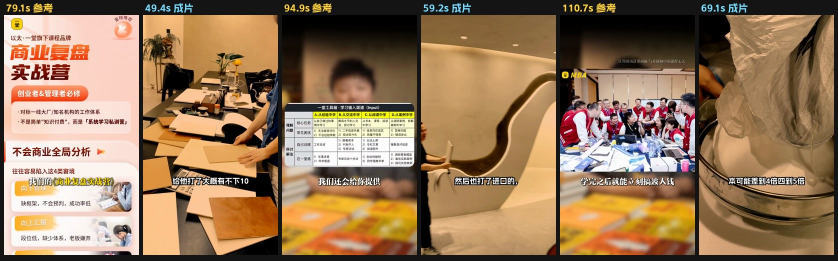
#> input picture references/packtest-2026-11-08/cmp/pair-01.jpg, 1676 x 522 px (shown at 1/2 size)
$ python measure_panel.py --image ../references/packtest-2026-11-08/cmp/pair-01.jpg
#> lines starting #> are read from the running program, lines starting #| are printed output that depends on the picture; after the words box and inside, x2 and y2 are one past the last pixel; in counts of white or black regions, pixels touching at a corner belong together
#> in load_rgb, im is the input picture: PIL image 1676x522 RGB; mean R, G, B 150.6, 120.1, 89.6
#!/usr/bin/env python3
"""CutSkills · 卡面板可读性实测：文字像素 vs **紧邻**底板的 ΔL

为什么要有这个脚本（T-042）：
T-042 把 `tokens.surface.plate` 从一块平涂色改成纵向光线渐变，同时把中段不透明度
往下调了一点（让背景纹理透出来）。两件事都会**降低**字与底板的明度差——
「看起来更高级」和「字还读不读得出」是两笔账，必须分开记。
所以这里只做一件事：**量**。判据（≥12）在 `scripts/test_panel_light.py` 里。

量法（写进测试的就是这一份，两处不许各写一套）：

  1. 把图转成 CIE L*（0=黑 / 100=白）。用 L* 而不是 0–255 的 Y：
     同样 20 级灰差，在暗部与亮部的人眼感受差一倍，L* 已经把这件事算进去了。
  2. 取直方图峰值当**底板**明度（一块面板里笔画是小众，底板是多数）。
  3. 笔画 = 比底板高/低 25 个 L* 以上的像素（暗字/亮字都认；抗锯齿过渡不算）。
  4. 逐个笔画像素看它**四邻**（15×15 窗口里非笔画的像素）的中位 L*——
     这就是「紧邻底板」。渐变面板的顶部与底部明度不一样，取中位就把它算对了。
  5. 报 ΔL = 笔画 L* − 邻域底板 L*，取绝对值后看**第 10 百分位**当这张卡的可读性读数。
     为什么不用绝对最小值：字形边缘总有一圈半覆盖像素，它们的 ΔL 天然接近 0，
     那不是可读性，是抗锯齿；p10 把那一圈刨掉，留的才是「最淡的那一笔」。
     为什么不用平均值：平均值会让一大块实心数字把「释义小字发糊」盖过去。

用法：
    python3 scripts/measure_panel.py --image c5.png                # 整图
    python3 scripts/measure_panel.py --image c5.png --box 43,1190,713,538
    python3 scripts/measure_panel.py --image c5.png --json
"""
from __future__ import annotations

import argparse
import json
import sys
from pathlib import Path

import numpy as np

TEXT_DELTA = 25.0        # 与底板差这么多 L* 才算「笔画」：18 以下全是抗锯齿过渡与底纹，
                         # 把它们算进笔画，p10 就会被一层半覆盖像素拉到 17（实测 c5），
                         # 那不是字发糊，是边缘。25 是「一眼认得出是一笔」的下限。


def lstar(rgb: np.ndarray) -> np.ndarray:
    """sRGB(0–255) → CIE L*（0–100）。rgb 形状任意，最后一维是 3。"""
    a = np.asarray(rgb, dtype=np.float64) / 255.0
    lin = np.where(a <= 0.04045, a / 12.92, ((a + 0.055) / 1.055) ** 2.4)
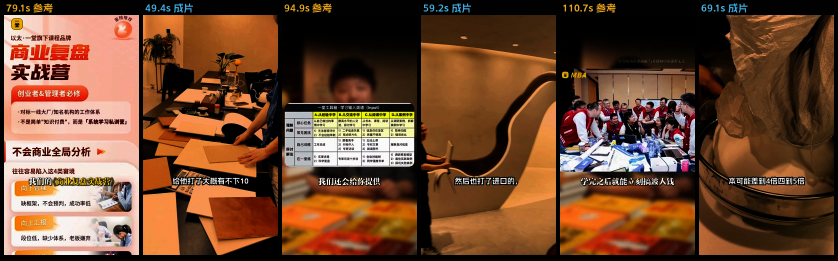
#> lin: shape (522, 1676, 3) float64 (shown at 1/2 size); mean of channels 0, 1, 2 0.439, 0.284, 0.187; drawn as R, G, B
    y = 0.2126 * lin[..., 0] + 0.7152 * lin[..., 1] + 0.0722 * lin[..., 2]
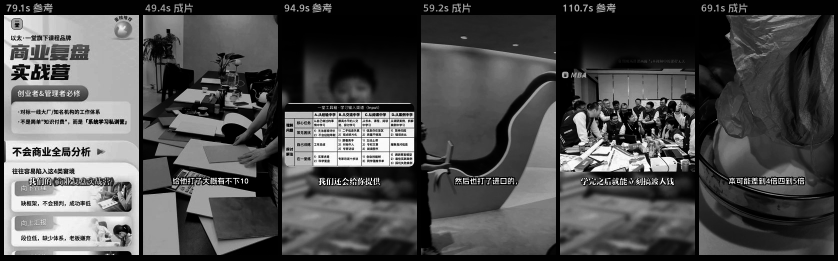
#> y: shape (522, 1676) float64 (shown at 1/2 size); min 0, max 1, mean 0.31
    return np.where(y > 0.008856, 116.0 * np.cbrt(y) - 16.0, 903.3 * y)
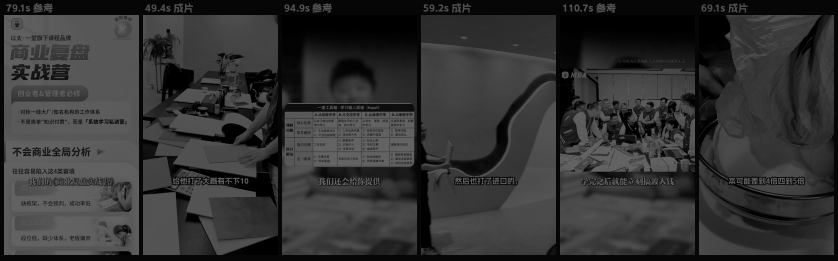
#> returned value: shape (522, 1676) float64 (shown at 1/2 size); min 0, max 100, mean 51.4


def _plate_mode(L: np.ndarray) -> float:
    """直方图峰值 = 底板明度（面板里底板像素永远比笔画多）。"""
    h, edges = np.histogram(L, bins=50, range=(0.0, 100.0))
#> h = 50 values, max 83974 at index 3, min 6272 at index 10, mean 17497.4; edges = 51 values from 0 to 100
    i = int(np.argmax(h))
#> i = 3
    return float((edges[i] + edges[i + 1]) / 2.0)


def delta_l(img: np.ndarray, box=None, win: int = 15, max_samples: int = 600) -> dict:
    """一张卡的可读性读数。img: HxWx3 sRGB。

    返回 {"plate_L", "text_L", "dL_min", "dL_med", "n_text", "ok"}；
    画面里找不到笔画（纯色块）时 dL_min=None, ok=False——调用方不许拿它当「合格」。
    """
    if box:
        x, y, w, h = [int(round(v)) for v in box]
        img = img[max(0, y):max(0, y + h), max(0, x):max(0, x + w)]
    L = lstar(np.asarray(img, dtype=np.float64))
    if L.size < 64:
        return {"plate_L": None, "text_L": None, "dL_min": None, "dL_med": None,
                "n_text": 0, "ok": False}
    plate = _plate_mode(L)
#> plate = 7
    text = np.abs(L - plate) >= TEXT_DELTA
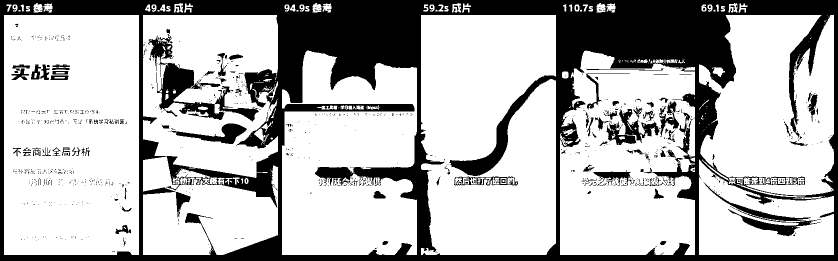
#> text: shape (522, 1676) bool (shown at 1/2 size); 71.8% white; 1079 black regions (978 under 20 px), largest, box (x1, y1, x2, y2) and area: (0, 0, 1676, 522) 214905, (296, 72, 518, 243) 8637, (1407, 365, 1642, 473) 3670
    n_text = int(text.sum())
#> n_text = 627836
    if n_text < 32:
        return {"plate_L": round(plate, 1), "text_L": None, "dL_min": None,
                "dL_med": None, "n_text": n_text, "ok": False}
    ys, xs = np.nonzero(text)
    if len(ys) > max_samples:                      # 固定步长取样：同一张图永远同一批点
        step = len(ys) // max_samples
#> step = 1046
        ys, xs = ys[::step][:max_samples], xs[::step][:max_samples]
#> ys = 600 values from 6 to 509; xs = 600 values, max 1667 at index 33, min 10 at index 181, mean 838.9
    H, W = L.shape
#> H = 522; W = 1676
    r = win // 2
    dl = []
    for yy, xx in zip(ys, xs):
        y0, y1 = max(0, yy - r), min(H, yy + r + 1)
        x0, x1 = max(0, xx - r), min(W, xx + r + 1)
        win_L = L[y0:y1, x0:x1]
        win_t = text[y0:y1, x0:x1]
        nb = win_L[~win_t]
        if nb.size < 8:
            continue
        # 笔画是亮的还是暗的，决定 ΔL 的符号：暗字压亮底也算可读，别把符号当噪声
        dl.append(float(L[yy, xx] - np.median(nb)))
#> this loop made 600 passes
#> (yy, xx, y0, y1, x0, x1) on passes 1 to 3: (6, 73, 0, 14, 66, 81), (11, 1480, 4, 19, 1473, 1488), (15, 361, 8, 23, 354, 369)
#> after the loop, dl = 174 values, max 88.13 at index 126, min 1.38 at index 60, mean 47.51
    if not dl:
        return {"plate_L": round(plate, 1), "text_L": None, "dL_min": None,
                "dL_med": None, "n_text": n_text, "ok": False}
    a = np.abs(np.asarray(dl))
#> a has the same summary as dl
    worst = float(np.percentile(a, 10))
#> worst = 11.99
    med = float(np.median(a))
#> med = 49.61
    text_L = float(np.median(L[ys, xs]))
#> text_L = 66.32
    return {"plate_L": round(plate, 1), "text_L": round(text_L, 1),
            "dL_min": round(worst, 1), "dL_med": round(med, 1),
            "n_text": n_text, "ok": worst > 0}


def load_rgb(path: Path, box=None) -> np.ndarray:
    from PIL import Image
    im = Image.open(path).convert("RGB")
    if box:
        x, y, w, h = [int(round(v)) for v in box]
        im = im.crop((x, y, x + w, y + h))
    return np.asarray(im)


def main() -> int:
    ap = argparse.ArgumentParser()
    ap.add_argument("--image", required=True)
    ap.add_argument("--box", default="", help="x,y,w,h（1080 原像素坐标，裁到卡面内）")
    ap.add_argument("--json", action="store_true")
    a = ap.parse_args()
    box = [float(v) for v in a.box.split(",")] if a.box else None
    if box and len(box) != 4:
        raise SystemExit("--box 要 x,y,w,h 四个数")
    img = load_rgb(Path(a.image).expanduser(), box)
    r = delta_l(img, box=None)
#> r = {'plate_L': 7, 'text_L': 66.3, 'dL_min': 12, 'dL_med': 49.6, 'n_text': 627836, 'ok': True}
    if a.json:
        print(json.dumps(r, ensure_ascii=False))
        return 0 if r["ok"] else 1
    print(f"{Path(a.image).name}"
          f"{f' 框 {[int(v) for v in box]}' if box else ' 整图'}："
          f"底板 L*={r['plate_L']} · 笔画 L*={r['text_L']} · "
          f"ΔL 最差(p10) {r['dL_min']} / 中位 {r['dL_med']} · 笔画 {r['n_text']}px")
#| pair-01.jpg 整图：底板 L*=7.0 · 笔画 L*=66.3 · ΔL 最差(p10) 12.0 / 中位 49.6 · 笔画 627836px
    if not r["ok"]:
        print("！这一格量不出笔画（纯色块 / 没有字）——不许当合格")
        return 1
    return 0


if __name__ == "__main__":
    raise SystemExit(main())
#> (the program exits here)
